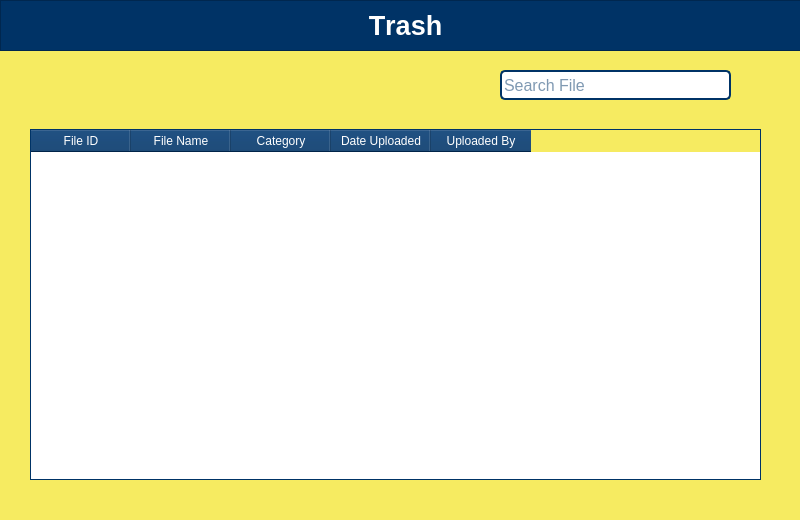
<?xml version="1.0" encoding="UTF-8"?>
<ui version="4.0">
 <class>Dialog</class>
 <widget class="QDialog" name="Dialog">
  <property name="geometry">
   <rect>
    <x>0</x>
    <y>0</y>
    <width>800</width>
    <height>520</height>
   </rect>
  </property>
  <property name="maximumSize">
   <size>
    <width>800</width>
    <height>520</height>
   </size>
  </property>
  <property name="windowTitle">
   <string>Dialog</string>
  </property>
  <property name="styleSheet">
   <string notr="true">background-color: rgb(246, 235, 97);</string>
  </property>
  <widget class="QWidget" name="widgetFileTrash" native="true">
   <property name="geometry">
    <rect>
     <x>0</x>
     <y>0</y>
     <width>801</width>
     <height>520</height>
    </rect>
   </property>
   <widget class="QLineEdit" name="lineEditSearchFileTrash">
    <property name="geometry">
     <rect>
      <x>500</x>
      <y>70</y>
      <width>231</width>
      <height>30</height>
     </rect>
    </property>
    <property name="font">
     <font>
      <family>Arial</family>
      <pointsize>12</pointsize>
     </font>
    </property>
    <property name="toolTipDuration">
     <number>-1</number>
    </property>
    <property name="styleSheet">
     <string notr="true">background-color: white;
color:  rgb(0, 51, 102);
border: 2px solid rgb(0, 51, 102);
border-radius: 5px;</string>
    </property>
    <property name="cursorPosition">
     <number>0</number>
    </property>
    <property name="alignment">
     <set>Qt::AlignLeading|Qt::AlignLeft|Qt::AlignVCenter</set>
    </property>
    <property name="placeholderText">
     <string>Search File</string>
    </property>
    <property name="cursorMoveStyle">
     <enum>Qt::LogicalMoveStyle</enum>
    </property>
    <property name="clearButtonEnabled">
     <bool>false</bool>
    </property>
   </widget>
   <widget class="QTableWidget" name="tableWidgetFileTrash">
    <property name="geometry">
     <rect>
      <x>30</x>
      <y>129</y>
      <width>731</width>
      <height>351</height>
     </rect>
    </property>
    <property name="styleSheet">
     <string notr="true">QTableWidget {
    border: 1px solid  rgb(0, 51, 102);
    background-color: white;
    gridline-color: #dcdcdc;
}

QHeaderView::section {
    background-color: rgb(0, 51, 102);
    color: white;
    padding: 2px;
}

QTableWidget::item {
    font-size: 8px;
	padding-left: 2px;
}
</string>
    </property>
    <column>
     <property name="text">
      <string>File ID</string>
     </property>
    </column>
    <column>
     <property name="text">
      <string>File Name</string>
     </property>
    </column>
    <column>
     <property name="text">
      <string>Category</string>
     </property>
    </column>
    <column>
     <property name="text">
      <string>Date Uploaded</string>
     </property>
    </column>
    <column>
     <property name="text">
      <string>Uploaded By</string>
     </property>
    </column>
   </widget>
   <widget class="QFrame" name="frame">
    <property name="geometry">
     <rect>
      <x>0</x>
      <y>0</y>
      <width>801</width>
      <height>51</height>
     </rect>
    </property>
    <property name="styleSheet">
     <string notr="true">background-color: rgb(0, 51, 102);
color: white;</string>
    </property>
    <property name="frameShape">
     <enum>QFrame::StyledPanel</enum>
    </property>
    <property name="frameShadow">
     <enum>QFrame::Raised</enum>
    </property>
    <widget class="QLabel" name="label">
     <property name="geometry">
      <rect>
       <x>210</x>
       <y>10</y>
       <width>391</width>
       <height>31</height>
      </rect>
     </property>
     <property name="font">
      <font>
       <family>Arial</family>
       <pointsize>20</pointsize>
       <weight>75</weight>
       <bold>true</bold>
       <kerning>false</kerning>
      </font>
     </property>
     <property name="text">
      <string>Trash</string>
     </property>
     <property name="alignment">
      <set>Qt::AlignCenter</set>
     </property>
    </widget>
   </widget>
  </widget>
 </widget>
 <resources/>
 <connections/>
</ui>
